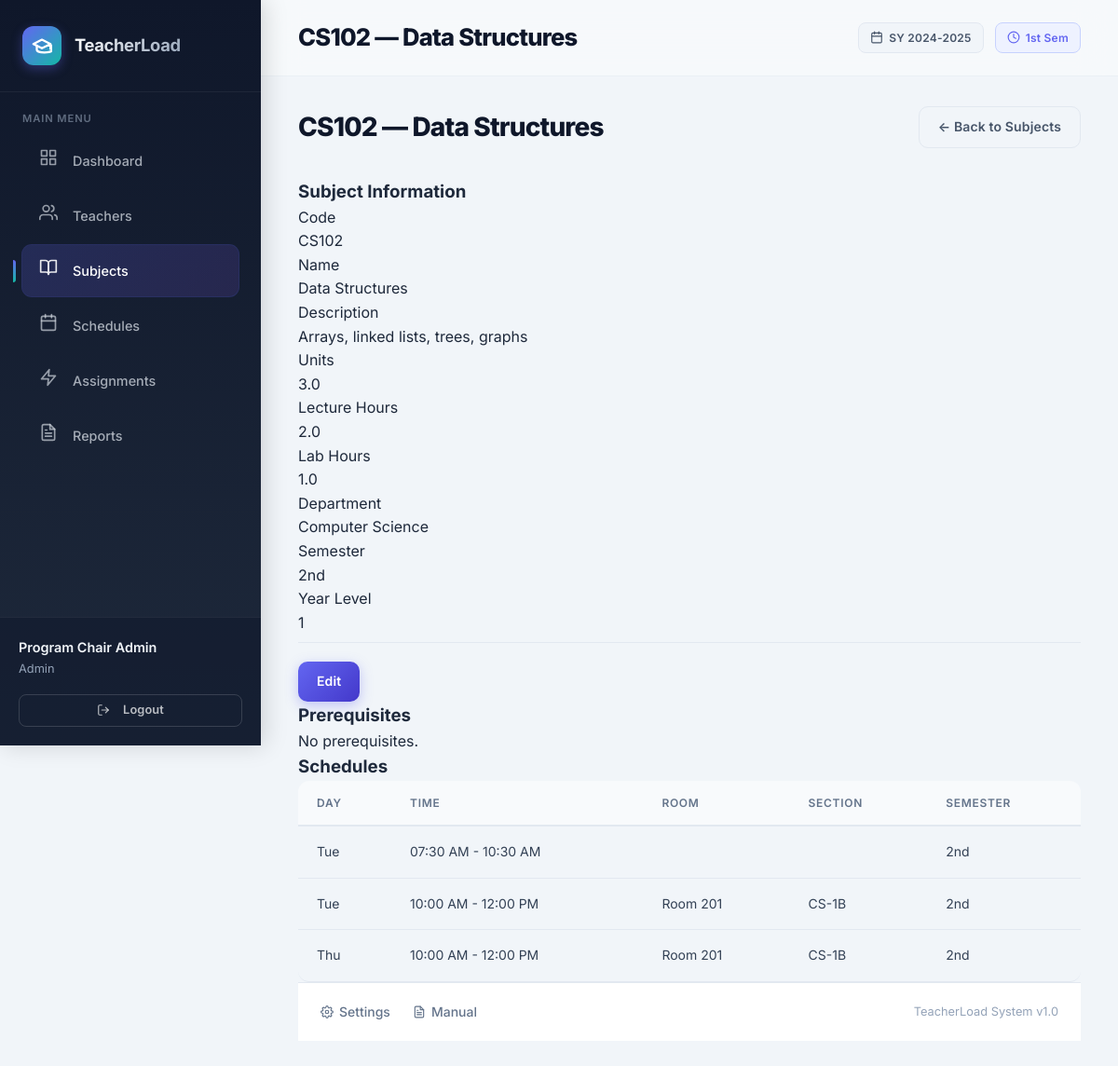
/modules/subjects/view.php?id=2 (signed in), run on the app's committed database.
### tables this page shows
CREATE TABLE `subjects` (
  `id` int(11) NOT NULL,
  `code` varchar(20) NOT NULL,
  `name` varchar(100) NOT NULL,
  `description` text DEFAULT NULL,
  `units` decimal(3,1) NOT NULL DEFAULT 3.0,
  `lecture_hours` decimal(4,1) DEFAULT 3.0,
  `lab_hours` decimal(4,1) DEFAULT 0.0,
  `department` varchar(50) DEFAULT NULL,
  `semester` enum('1st','2nd','summer') DEFAULT '1st',
  `year_level` int(11) DEFAULT 1,
  `is_active` tinyint(1) DEFAULT 1,
  `created_at` timestamp NOT NULL DEFAULT current_timestamp(),
  `updated_at` timestamp NOT NULL DEFAULT current_timestamp() ON UPDATE current_timestamp()
);

CREATE TABLE `schedules` (
  `id` int(11) NOT NULL,
  `subject_id` int(11) NOT NULL,
  `day_of_week` enum('Mon','Tue','Wed','Thu','Fri','Sat','Sun') NOT NULL,
  `start_time` time NOT NULL,
  `end_time` time NOT NULL,
  `room` varchar(50) DEFAULT NULL,
  `section` varchar(20) DEFAULT NULL,
  `school_year` varchar(20) DEFAULT NULL,
  `semester` enum('1st','2nd','summer') DEFAULT '1st',
  `is_active` tinyint(1) DEFAULT 1,
  `created_at` timestamp NOT NULL DEFAULT current_timestamp()
);

### config/database.php (called while the page is built, shortened)
<?php
class Database {
    private static ?PDO $instance = null;
    public static function getInstance(): PDO {
        if (self::$instance === null) {
            $host = 'localhost';
            $db   = 'teacher_load_system';
            $user = 'root';
            $pass = '';
            $charset = 'utf8mb4';
            $dsn = "mysql:host=$host;dbname=$db;charset=$charset";
            $options = [
                PDO::ATTR_ERRMODE            => PDO::ERRMODE_EXCEPTION,
                PDO::ATTR_DEFAULT_FETCH_MODE => PDO::FETCH_ASSOC,
                PDO::ATTR_EMULATE_PREPARES   => true,
            ];
            try {
                self::$instance = new PDO($dsn, $user, $pass, $options);
            } catch (\PDOException $e) {
                error_log("DB Connection failed: " . $e->getMessage());
                throw new \PDOException($e->getMessage(), (int)$e->getCode());
            }
        }
        return self::$instance;
    }
}

### models/Subject.php (called while the page is built, shortened)
<?php
require_once __DIR__ . '/../config/database.php';
class Subject {
    private PDO $db;
    public function __construct() {
        $this->db = Database::getInstance();
    }
    public function getById(int $id): ?array {
        $stmt = $this->db->prepare("SELECT * FROM subjects WHERE id = ?");
        $stmt->execute([$id]);
        $subject = $stmt->fetch();
        $subject['prerequisites'] = $this->getPrerequisites($id);
        $subject['schedules'] = $this->getSchedules($id);
        return $subject;
    }
    public function getPrerequisites(int $subjectId): array {
        $stmt = $this->db->prepare("
            SELECT s.id, s.code, s.name
            FROM subject_prerequisites sp
            JOIN subjects s ON sp.prerequisite_id = s.id
            WHERE sp.subject_id = ?
        ");
        $stmt->execute([$subjectId]);
        return $stmt->fetchAll();
    }
    public function getSchedules(int $subjectId): array {
        $stmt = $this->db->prepare("SELECT * FROM schedules WHERE subject_id = ? ORDER BY day_of_week, start_time");
        $stmt->execute([$subjectId]);
        return $stmt->fetchAll();
    }
}

### includes/functions.php (called while the page is built, shortened)
<?php
function sanitize($input) {
    return htmlspecialchars(strip_tags(trim($input)), ENT_QUOTES, 'UTF-8');
}

### modules/subjects/view.php (the view, shortened to what this page needs)
<?php
require_once __DIR__ . '/../../includes/functions.php';
require_once __DIR__ . '/../../models/Subject.php';
$id = (int)($_GET['id'] ?? 0);
$model = new Subject();
$subject = $model->getById($id);
$pageTitle = sanitize($subject['code'] . ' — ' . $subject['name']);
$extraCss = ['/assets/css/components.css'];
include __DIR__ . '/../../includes/header.php';
?>
<div class="page-toolbar">
    <h2><?= sanitize($subject['code']) ?> — <?= sanitize($subject['name']) ?></h2>
    <a href="index.php" class="btn btn-outline">← Back to Subjects</a>
</div>
<div class="detail-grid">
    <div class="detail-card">
        <h3>Subject Information</h3>
        <dl class="detail-list">
            <dt>Code</dt><dd><?= sanitize($subject['code']) ?></dd>
            <dt>Name</dt><dd><?= sanitize($subject['name']) ?></dd>
            <dt>Description</dt><dd><?= sanitize($subject['description'] ?? '—') ?></dd>
            <dt>Units</dt><dd><?= $subject['units'] ?></dd>
            <dt>Lecture Hours</dt><dd><?= $subject['lecture_hours'] ?></dd>
            <dt>Lab Hours</dt><dd><?= $subject['lab_hours'] ?></dd>
            <dt>Department</dt><dd><?= sanitize($subject['department'] ?? '—') ?></dd>
            <dt>Semester</dt><dd><?= sanitize($subject['semester']) ?></dd>
            <dt>Year Level</dt><dd><?= $subject['year_level'] ?></dd>
        </dl>
        <div class="form-actions">
            <a href="edit.php?id=<?= $subject['id'] ?>" class="btn btn-primary">Edit</a>
        </div>
    <div class="detail-card">
        <h3>Prerequisites</h3>
        <?php if (empty($subject['prerequisites'])): ?>
            <p>No prerequisites.</p>
        <?php endif; ?>
    </div>
    <div class="detail-card full-width">
        <h3>Schedules</h3>
        <?php if (empty($subject['schedules'])): ?>
            <p>No schedules defined.</p>
        <?php else: ?>
            <table class="data-table">
                <thead>
                    <tr><th>Day</th><th>Time</th><th>Room</th><th>Section</th><th>Semester</th></tr>
                </thead>
                <tbody>
                    <?php foreach ($subject['schedules'] as $s): ?>
                        <tr>
                            <td><?= sanitize($s['day_of_week']) ?></td>
                            <td><?= date('h:i A', strtotime($s['start_time'])) ?> - <?= date('h:i A', strtotime($s['end_time'])) ?></td>
                            <td><?= sanitize($s['room'] ?? '-') ?></td>
                            <td><?= sanitize($s['section'] ?? '-') ?></td>
                            <td><?= sanitize($s['semester']) ?></td>
                        </tr>
                    <?php endforeach; ?>
                </tbody>
            </table>
        <?php endif; ?>
    </div>
<?php include __DIR__ . '/../../includes/footer.php'; ?>

### includes/header.php (shortened to what this page needs)
<?php
$currentModule = basename(dirname($_SERVER['PHP_SELF']));
$navItems = [
    'dashboard' => ['icon' => 'grid-3x3', 'label' => 'Dashboard'],
    'teachers' => ['icon' => 'users', 'label' => 'Teachers'],
    'subjects' => ['icon' => 'book-open', 'label' => 'Subjects'],
    'schedules' => ['icon' => 'calendar-days', 'label' => 'Schedules'],
    'assignments' => ['icon' => 'zap', 'label' => 'Assignments'],
    'reports' => ['icon' => 'file-text', 'label' => 'Reports'],
];
?>
<!DOCTYPE html>
<html lang="en">
<head>
    <link rel="stylesheet" href="<?= BASE_URL ?>/assets/css/main.css">
    <link rel="stylesheet" href="<?= BASE_URL ?>/assets/css/components.css">
    <?php if (!empty($extraCss)): ?>
        <?php foreach ((array)$extraCss as $css): ?>
            <link rel="stylesheet" href="<?= BASE_URL . htmlspecialchars($css) ?>">
        <?php endforeach; ?>
    <?php endif; ?>
</head>
<body>
    <div class="app-layout">
        <aside class="sidebar">
            <div class="sidebar-brand">
                <div class="brand-icon">
                    <svg width="22" height="22" viewBox="0 0 24 24" fill="none" stroke="white" stroke-width="2.5" stroke-linecap="round" stroke-linejoin="round">
                        <path d="M22 10v6M2 10l10-5 10 5-10 5z"/>
                        <path d="M6 12v5c0 1.66 4 3 9 3s9-1.34 9-3v-5"/>
                    </svg>
                </div>
                <span class="brand-text">TeacherLoad</span>
            </div>
            <nav class="sidebar-nav">
                <div class="nav-section">Main Menu</div>
                <?php foreach ($navItems as $module => $item): ?>
                    <a href="<?= BASE_URL ?>/modules/<?= $module ?>/" class="nav-link <?= $currentModule === $module ? 'active' : '' ?>">
                        <span class="nav-icon">
                            <?php if ($item['icon'] === 'grid-3x3'): ?>
                                <svg width="20" height="20" viewBox="0 0 24 24" fill="none" stroke="currentColor" stroke-width="2" stroke-linecap="round" stroke-linejoin="round"><rect x="3" y="3" width="7" height="7"/><rect x="14" y="3" width="7" height="7"/><rect x="14" y="14" width="7" height="7"/><rect x="3" y="14" width="7" height="7"/></svg>
                            <?php elseif ($item['icon'] === 'users'): ?>
                                <svg width="20" height="20" viewBox="0 0 24 24" fill="none" stroke="currentColor" stroke-width="2" stroke-linecap="round" stroke-linejoin="round"><path d="M17 21v-2a4 4 0 0 0-4-4H5a4 4 0 0 0-4 4v2"/><circle cx="9" cy="7" r="4"/><path d="M23 21v-2a4 4 0 0 0-3-3.87"/><path d="M16 3.13a4 4 0 0 1 0 7.75"/></svg>
                            <?php elseif ($item['icon'] === 'book-open'): ?>
                                <svg width="20" height="20" viewBox="0 0 24 24" fill="none" stroke="currentColor" stroke-width="2" stroke-linecap="round" stroke-linejoin="round"><path d="M2 3h6a4 4 0 0 1 4 4v14a3 3 0 0 0-3-3H2z"/><path d="M22 3h-6a4 4 0 0 0-4 4v14a3 3 0 0 1 3-3h7z"/></svg>
                            <?php elseif ($item['icon'] === 'calendar-days'): ?>
                                <svg width="20" height="20" viewBox="0 0 24 24" fill="none" stroke="currentColor" stroke-width="2" stroke-linecap="round" stroke-linejoin="round"><rect x="3" y="4" width="18" height="18" rx="2" ry="2"/><line x1="16" y1="2" x2="16" y2="6"/><line x1="8" y1="2" x2="8" y2="6"/><line x1="3" y1="10" x2="21" y2="10"/></svg>
                            <?php elseif ($item['icon'] === 'zap'): ?>
                                <svg width="20" height="20" viewBox="0 0 24 24" fill="none" stroke="currentColor" stroke-width="2" stroke-linecap="round" stroke-linejoin="round"><polygon points="13 2 3 14 12 14 11 22 21 10 12 10 13 2"/></svg>
                            <?php endif; ?>
                        </span>
                        <?= $item['label'] ?>
                    </a>
                <?php endforeach; ?>
            </nav>
            <div class="sidebar-footer">
                <div class="user-info">
                    <div class="user-name"><?= htmlspecialchars($_SESSION['user_data']['full_name'] ?? 'User') ?></div>
                    <div class="user-role"><?= ucfirst(htmlspecialchars($_SESSION['user_data']['role'] ?? 'Chair')) ?></div>
                </div>
                <a href="<?= BASE_URL ?>/modules/auth/logout.php" class="btn btn-sm btn-outline" style="width: 100%; border-color: rgba(255,255,255,0.15); color: rgba(255,255,255,0.7);">
                    <svg width="14" height="14" viewBox="0 0 24 24" fill="none" stroke="currentColor" stroke-width="2" stroke-linecap="round" stroke-linejoin="round" style="margin-right: 0.375rem;"><path d="M9 21H5a2 2 0 0 1-2-2V5a2 2 0 0 1 2-2h4"/><polyline points="16 17 21 12 16 7"/><line x1="21" y1="12" x2="9" y2="12"/></svg>
                    Logout
                </a>
            </div>
        </aside>
        <main class="main-content">
            <header class="topbar">
                <h1 class="page-title"><?= htmlspecialchars($pageTitle) ?></h1>
                <div class="topbar-actions">
                    <span class="badge badge-secondary" style="display: flex; align-items: center; gap: 0.375rem;">
                        <svg width="14" height="14" viewBox="0 0 24 24" fill="none" stroke="currentColor" stroke-width="2" stroke-linecap="round" stroke-linejoin="round"><rect x="3" y="4" width="18" height="18" rx="2" ry="2"/><line x1="16" y1="2" x2="16" y2="6"/><line x1="8" y1="2" x2="8" y2="6"/><line x1="3" y1="10" x2="21" y2="10"/></svg>
                        SY <?= htmlspecialchars($_SESSION['current_school_year'] ?? '2024-2025') ?>
                    </span>
                    <span class="badge badge-primary" style="display: flex; align-items: center; gap: 0.375rem;">
                        <svg width="14" height="14" viewBox="0 0 24 24" fill="none" stroke="currentColor" stroke-width="2" stroke-linecap="round" stroke-linejoin="round"><circle cx="12" cy="12" r="10"/><polyline points="12 6 12 12 16 14"/></svg>
                        <?= htmlspecialchars($_SESSION['current_semester'] ?? '1st') ?> Sem
                    </span>
                </div>
            </header>
            <div class="content-wrapper">

### data on the page
subjects: pageTitle "CS102 — Data Structures", code "CS102", name "Data Structures", description "Arrays, linked lists, trees, graphs", units "3.0", lecture_hours "2.0", lab_hours "1.0", department "Computer Science", semester "2nd", year_level "1"
schedules: day_of_week "Tue", start_time "07:30 AM", end_time "10:30 AM", semester "2nd"
schedules: day_of_week "Tue", start_time "10:00 AM", end_time "12:00 PM", room "Room 201", section "CS-1B", semester "2nd"
schedules: day_of_week "Thu", start_time "10:00 AM", end_time "12:00 PM", room "Room 201", section "CS-1B", semester "2nd"

### other printed values
$item['label'] "Dashboard"
$item['label'] "Teachers"
$item['label'] "Subjects"
$item['label'] "Schedules"
$item['label'] "Assignments"
$item['label'] "Reports"
$_SESSION['user_data']['full_name'] "Program Chair Admin"
$_SESSION['user_data']['role'] "Admin"
$_SESSION['current_school_year'] "2024-2025"
$_SESSION['current_semester'] "1st"
